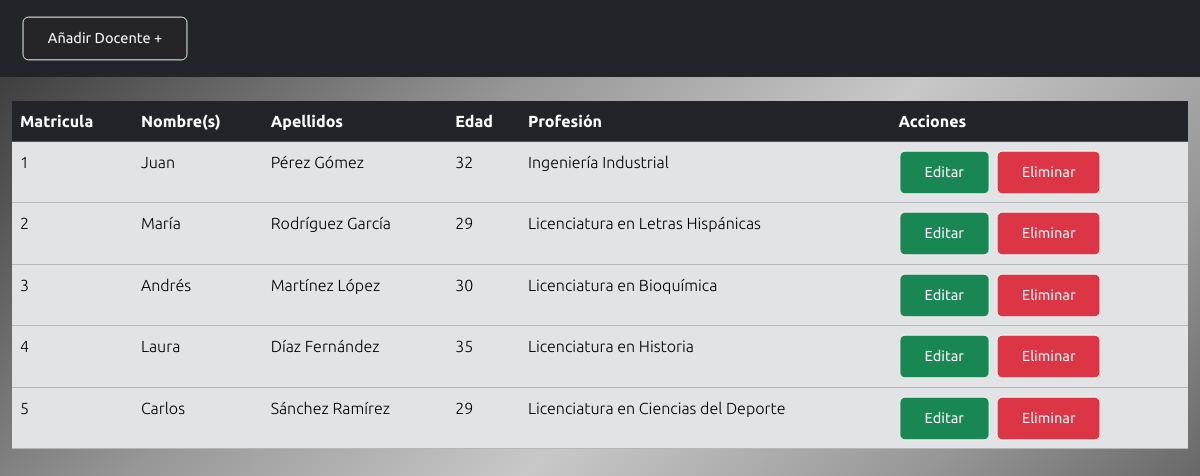
The app's page /views/admin/crud-docentes.php with its own data.
### tables this page shows
CREATE TABLE IF NOT EXISTS `docentes` (
  `id_docente` INT NOT NULL AUTO_INCREMENT,
  `nombres` VARCHAR(120) NOT NULL,
  `apellidos` VARCHAR(120) NOT NULL,
  `edad` INT(11) NOT NULL,
  `profesion` VARCHAR(120) NOT NULL,
  PRIMARY KEY (`id_docente`));

### views/admin/crud-docentes.php (the view, shortened to what this page needs)
<?php
    include('/xampp/htdocs/escuela/config/conexion_PDO.php');
    $stm = $conexion->prepare("SELECT * FROM docentes");
    $stm->execute();
    $docentes = $stm->fetchAll(PDO::FETCH_ASSOC);
?>
<!DOCTYPE html>
<html lang="en">
<head>
    <link href="https://cdn.jsdelivr.net/npm/bootstrap@5.3.2/dist/css/bootstrap.min.css" rel="stylesheet">
    <link rel="stylesheet" href="../css/styles-admin.css">
    <link rel="stylesheet" href="https://cdn.jsdelivr.net/npm/bootstrap-icons@1.11.2/font/bootstrap-icons.min.css">
</head>
<body>
    <div class="navbar navbar-expand navbar-dark bg-dark text-center mb-4 sticky-top">
        <div class="container m-2">
            <button type="button" class="btn btn-outline-secondary" data-toggle="modal" data-target="#create">
                Añadir Docente +
            </button>
        </div>
    </div>
    <div class="table-responsive mt-4 container-fluid fw-light">
        <table class="table table-primary">
            <thead class="table table-dark">
                <tr>
                    <th scope="col">Matricula</th>
                    <th scope="col">Nombre(s)</th>
                    <th scope="col">Apellidos</th>
                    <th scope="col">Edad</th>
                    <th scope="col">Profesión</th>
                    <th scope="col">Acciones</th>
                </tr>
            </thead>
            <tbody class="table-secondary">
                <?php foreach($docentes as $docente){?>
                <tr class="">
                    <td scope="row"><?php echo $docente['id_docente']; ?></td>
                    <td> <?php echo $docente['nombres'];?></td>
                    <td> <?php echo $docente['apellidos'];?></td>
                    <td><?php echo $docente['edad'];?></td>
                    <td><?php echo $docente['profesion'];?></td>
                    <td>
                        <a href="./update/editar-docente.php?id_docente=<?php echo $docente['id_docente']; ?>" class="btn btn-outline-success bg-success">Editar</a>
                        <a href="crud-docentes.php?id_docente=<?php echo $docente['id_docente']; ?>" class="delete-reg btn btn-outline-danger bg-danger">Eliminar</a>
                    </tr>
                <?Php }?>
            </tbody>
        </table>
    </div>
</body>
</html>

### views/css/styles-admin.css (style rules this page uses)
html { margin: 0; padding: 0; box-sizing: border-box; }
body { height: 100vh; background: linear-gradient( 135deg, rgba(50,50,50,1) 0%, rgba(150,150,150,1) 30%, rgba(200,200,200,1) 50%, rgba(150,150,150,1) 70%, rgba(50,50,50,1) 100%); color: whitesmoke; font-family: 'Ubuntu', sans-serif; }

### views/admin/crud-docentes.php (style rules this page uses)
.btn { padding: 10px 25px; border: 1px solid whitesmoke; background-color: rgb(37, 37, 39); color: whitesmoke; font-size: 15px; cursor: pointer; transform: scale(.97); transition: .5s; }

### records on screen
docentes: id_docente "1", nombres "Juan", apellidos "Pérez Gómez", edad "32", profesion "Ingeniería Industrial"
docentes: id_docente "2", nombres "María", apellidos "Rodríguez García", edad "29", profesion "Licenciatura en Letras Hispánicas"
docentes: id_docente "3", nombres "Andrés", apellidos "Martínez López", edad "30", profesion "Licenciatura en Bioquímica"
docentes: id_docente "4", nombres "Laura", apellidos "Díaz Fernández", edad "35", profesion "Licenciatura en Historia"
docentes: id_docente "5", nombres "Carlos", apellidos "Sánchez Ramírez", edad "29", profesion "Licenciatura en Ciencias del Deporte"
